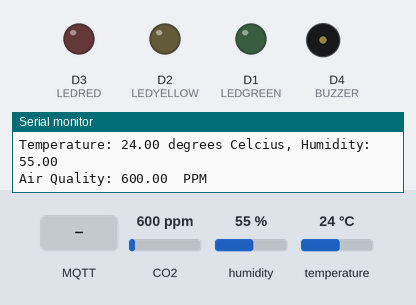
A sketch run on a simulated ESP8266 (NodeMCU). On the bench: output pins drawn as LEDs (lit = HIGH), buzzer (waves = sounding), the last lines printed to the serial monitor. The inputs (shaded band) are chosen by the test bench; at power-on: CO2 600 ppm, humidity 55 %, temperature 24 °C. WiFi joins after 1.5 s; servers stay silent unless stated; no MQTT or app messages arrive unless stated.

Above: at 2.7 s.
2.8 s: MQTT message "1" arrives on the first subscribed topic
At 4.1 s:
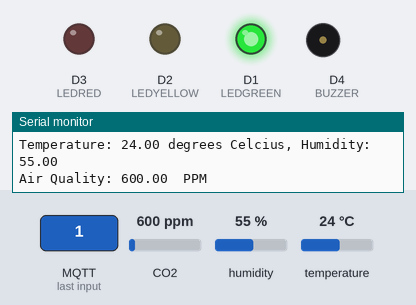
4.5 s: MQTT message "buzzeron" arrives on the second subscribed topic
At 5.6 s:
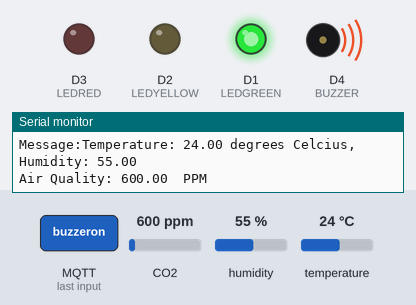
7.3 s: MQTT message "2" arrives on the first subscribed topic
At 8.5 s:
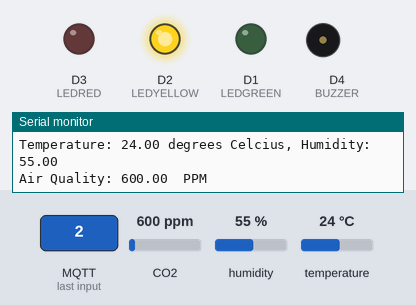
8.8 s: MQTT message "3" arrives on the first subscribed topic
At 10.2 s:
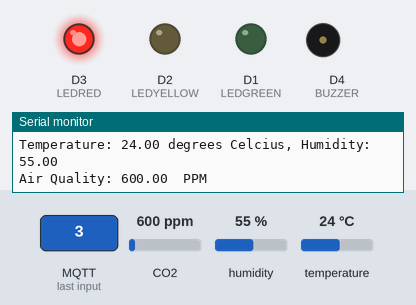
10.5 s: MQTT message "buzzeron" arrives on the second subscribed topic
At 11.5 s:
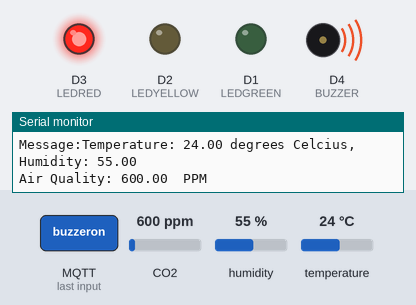
Timing chart, 0 to 13.5 s (numbered marks = the images above; inputs shaded):
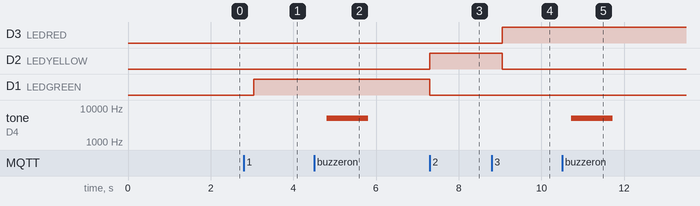

Measured:
- after the input at 2.8 s, D1 (LEDGREEN): LOW → HIGH after 0.24 s
- after the input at 4.5 s, tone on D4 (BUZZER): silent → 5000 Hz after 0.31 s, → silent 1.0 s later
- after the input at 7.3 s, D2 (LEDYELLOW): LOW → HIGH at once; D1 (LEDGREEN): HIGH → LOW at once
- after the input at 8.8 s, D3 (LEDRED): LOW → HIGH after 0.25 s; D2 (LEDYELLOW): HIGH → LOW after 0.25 s
- after the input at 10.5 s, tone on D4 (BUZZER): silent → 5000 Hz after 0.22 s, → silent 1.0 s later

The sketch:

Code.ino
```cpp
#include <ESP8266WiFi.h>
#include <PubSubClient.h>
#include <DHT.h>  // Including library for dht
#include "MQ135.h"

//PINS
#define DHTPIN D7
//#define MQ135D D7
#define MQ135A A0
#define LEDGREEN 5 //d1
#define LEDYELLOW 4 //d2
#define LEDRED 0 //d3
#define BUZZER 2 //d4

//define sensors
DHT dht(DHTPIN, DHT11);
MQ135 gasSensor = MQ135(A0);

// variables
const char *ssid = "vivo"; // Enter your WiFi name
const char *password = "nimu123456";  // Enter WiFi password
// MQTT Broker
const char *mqtt_broker = "test.mosquitto.org";
const char *topic_temp = "UoP/CO/326/E18/19/DHT11/temperature";
const char *topic_tempF = "UoP/CO/326/E18/19/DHT11/temperatureF";
const char *topic_humidity = "UoP/CO/326/E18/19/DHT11/humidity";
const char *topic_airquality = "UoP/CO/326/E18/19/MQ135/AirQuality";
//const char *topic_LEDGREEN = "UoP/CO/326/E18/19/LEDGREEN";
//const char *topic_LEDYELLOW = "UoP/CO/326/E18/19/LEDYELLOW";
//const char *topic_LEDRED = "UoP/CO/326/E18/19/LEDRED";
const char *topic_LED = "UoP/CO/326/E18/19/LED";
const char *topic_buzzer= "UoP/CO/326/E18/19/Buzzer";
const char *topic_general = "UoP/CO/326/E18/19/";
const int mqtt_port = 1883;

WiFiClient espClient;
PubSubClient client(espClient);

void setup() {
 // Set software serial baud to 115200;
 Serial.begin(115200);
 delay(10);
 dht.begin();
 pinMode(LEDGREEN, OUTPUT);
 pinMode(LEDYELLOW, OUTPUT);
 pinMode(LEDRED, OUTPUT);
 pinMode(BUZZER, OUTPUT);

 // connecting to a WiFi network
 WiFi.begin(ssid, password);
 while (WiFi.status() != WL_CONNECTED) {
  delay(500);
  Serial.println("Connecting to WiFi..");
 }
 Serial.println("Connected to the WiFi network");

 //connecting to a mqtt broker
 client.setServer(mqtt_broker, mqtt_port);
 client.setCallback(callback);

 while (!client.connected()) {
  String client_id = "esp8266-client-";
  client_id += String(WiFi.macAddress());
  Serial.printf("The client %s connects to mosquitto mqtt broker\n", client_id.c_str());
  if (client.connect(client_id.c_str())) {
    Serial.println("Public emqx mqtt broker connected");
  } else {
    Serial.print("failed with state ");
    Serial.print(client.state());
    delay(1000);
 }
}
 // publish and subscribe
 client.publish(topic_general, "Hello From ESP8266!");
 client.subscribe(topic_LED);
 client.subscribe(topic_buzzer);
}

//-----------------------------------------------------------------------------------------------//
//DHT11 sensor
void dht11(){
  float humidity = dht.readHumidity();
  float TempC = dht.readTemperature();
  float TempF = 0;
  TempF = (TempC*1.8)+32;
  delay(10);

  if(isnan(humidity)||isnan(TempC)){
    Serial.println("Error: Failed to read from the dht sensor");
    return;
  }

  delay(100);
  Serial.print("Temperature: ");
  char payloadtempc[10];
  dtostrf(TempC, 4, 2, payloadtempc);
  Serial.print(TempC);
  char payloadtempf[10];
  dtostrf(TempF, 4, 2, payloadtempf);
  Serial.print(" degrees Celcius, Humidity: ");
  char payloadh[10];
  dtostrf(humidity, 4, 2, payloadh);
  Serial.print(humidity);
  Serial.println();

  client.publish(topic_temp,payloadtempc);
  client.publish(topic_humidity,payloadh);
  client.publish(topic_tempF,payloadtempf);

}
//---------------------------------------------------------------------------------------------------------------//

//MQ135 sensor
void mq135(){
  float air_quality = gasSensor.getPPM();
   if(isnan(air_quality)){
    Serial.println("Error: Failed to read from the MQ135 sensor");
    return;
  }
  delay(10);

  Serial.print("Air Quality: ");
  Serial.print(air_quality);
  char payloada[10];
  dtostrf(air_quality, 4, 2, payloada);
  Serial.println("  PPM");
  Serial.println();
  client.publish(topic_airquality, payloada);
  delay(100);

}

//----------------------------------------------------------------------------------------------------------//
void callback(char *topic, byte *payload, unsigned int length) {
 Serial.print("Message arrived in topic: ");
 Serial.println(topic);
 Serial.print("Message:");
 String messageInfo_LED;
 String messageInfo_buzzer;

 if (String(topic)==topic_LED){
  for (int i = 0; i < length; i++) {
  Serial.print((char) payload[i]);
  messageInfo_LED += (char)payload[i];
 }

 int ledcontrol = messageInfo_LED.toInt();
 Serial.println(" - - - - - - - - - - - -");

 if (ledcontrol == 1){
     digitalWrite(LEDGREEN, HIGH);
     digitalWrite(LEDYELLOW, LOW);
     digitalWrite(LEDRED, LOW);
     delay(100);
  }
 else if (ledcontrol == 2){
     digitalWrite(LEDYELLOW, HIGH);
     digitalWrite(LEDGREEN, LOW);
     digitalWrite(LEDRED, LOW);
     delay(100);
  }
 else if (ledcontrol == 3){
     digitalWrite(LEDRED, HIGH);
     digitalWrite(LEDYELLOW, LOW);
     digitalWrite(LEDGREEN, LOW);
//     tone(BUZZER, 5000,1000);
//     delay(1000);
//     noTone(BUZZER);
//     delay(500);
  }
  delay(200);
  ledcontrol = 0;
 }

 if (String(topic)==topic_buzzer){
  char buzzercontrol[length+1];
  memcpy(buzzercontrol, payload, length);
  buzzercontrol[length] = '\0';
  if (strcmp(buzzercontrol, "buzzeron")==0){
     tone(BUZZER, 5000,1000);
     delay(100);}
 else{
     noTone(BUZZER);
     delay(100);
  }
//  buzzercontrol = "no";
  delay(200);

 }
}

void loop() {
 client.loop();
 dht11();
 mq135();
 delay(500);  // Delay before taking the next reading
}
```
